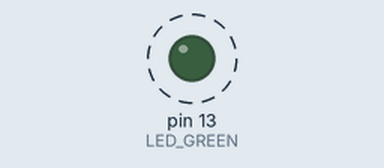
This program was run on a simulated Arduino Uno, built with avr-gcc and run on an emulated ATmega328P. On the bench: output pins drawn as LEDs (lit = HIGH). Dashed ring = blinking.

Above: at 0.12 s.
Timing chart, 0 to 3.0 s (numbered marks = the images above):
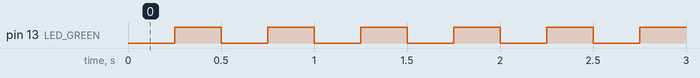

Measured:
- by itself, pin 13 (LED_GREEN): alternates HIGH for 0.25 s and LOW for 0.25 s

The program:

main.cpp
```cpp
// (licence header left out)
/* Defines -----------------------------------------------------------*/
#define LED_GREEN PB5   // PB5 is AVR pin where green on-board LED
                        // is connected
#define SHORT_DELAY 250 // Delay in milliseconds
#ifndef F_CPU
# define F_CPU 16000000 // CPU frequency in Hz required for delay funcs
#endif

/* Includes ----------------------------------------------------------*/
#include <avr/io.h>     // AVR device-specific IO definitions
#include <util/delay.h> // Functions for busy-wait delay loops


// -----
// This part is needed to use Arduino functions but also physical pin
// names. We are using Arduino-style just to simplify the first lab.
#include "Arduino.h"
#define PB5 13          // In Arduino world, PB5 is called "13"
// -----


/* Function definitions ----------------------------------------------*/
/**********************************************************************
 * Function: Main function where the program execution begins
 * Purpose:  Toggle one LED and use delay library.
 * Returns:  none
 **********************************************************************/
int main(void)
{
    uint8_t led_value = LOW;  // Local variable to keep LED status

    // Set pin where on-board LED is connected as output
    pinMode(LED_GREEN, OUTPUT);

    // Infinite loop
    while (1)
    {
        // Turn ON/OFF on-board LED
        digitalWrite(LED_GREEN, led_value);

        // Pause several milliseconds
        _delay_ms(SHORT_DELAY);

        // Change LED value
        if (led_value == LOW)
            led_value = HIGH;
        else
            led_value = LOW;
    }

    // Will never reach this
    return 0;
}
```
